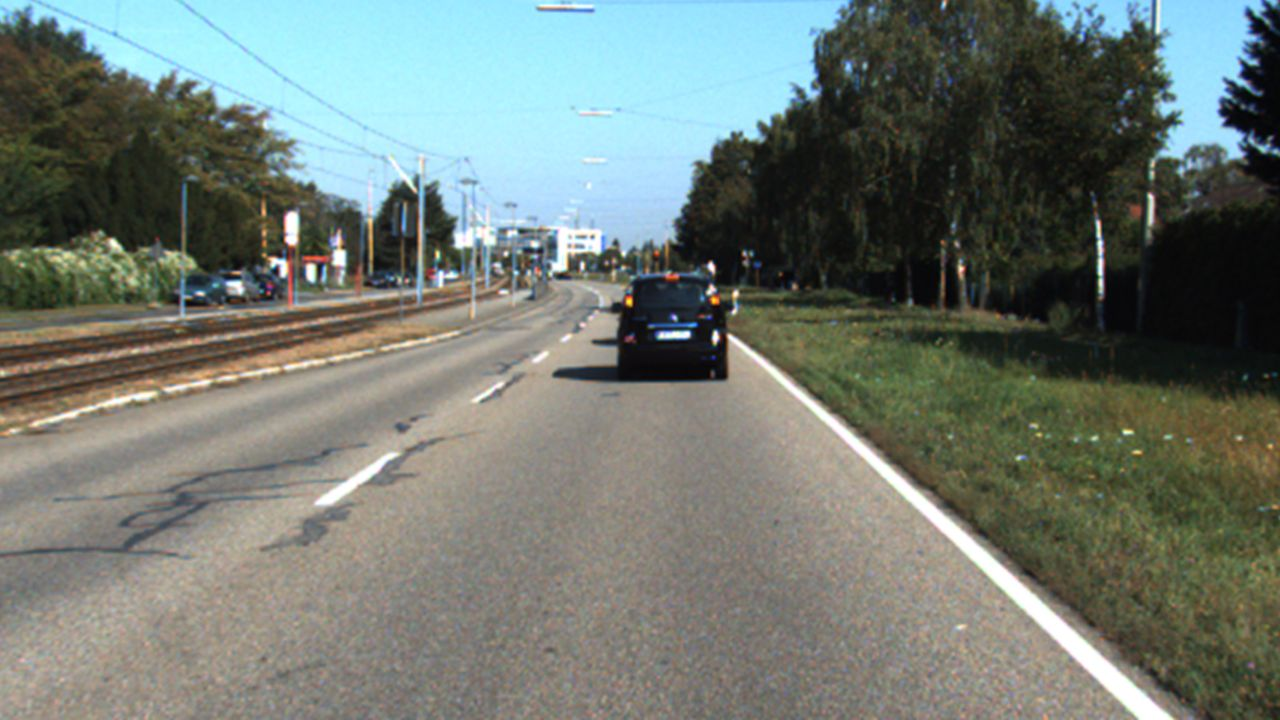
#> input picture img/KITTI/image009.jpg, 1280 x 720 px, found by its file name; its folder holds only this picture in this run
$ python KITTI_lane_detection.py   (older library calls are emulated)
#> lines starting #> are read from the running program, lines starting #| are printed output that depends on the picture; after the words box and inside, x2 and y2 are one past the last pixel; in counts of white or black regions, pixels touching at a corner belong together
import numpy as np
import cv2 as cv
from matplotlib import pyplot as plt

####################  Apply_filter  #########################
# Calculate points for lanes
# [53 lines left out: functions calc_lanes, calc_area, not called in this run]


####################  Curve_fitting  #########################
# number of windows for sliding windows
nwindows = 180

# Calculate radius for two lines
def calc_radius(left_fit, right_fit, leftx, rightx):
    global last_r
    # Functions for curves by polyfit
    left_fitx = left_fit[0]*leftx**2 + left_fit[1]*leftx + left_fit[2]
    right_fitx = right_fit[0]*rightx**2 + right_fit[1]*rightx + right_fit[2]

    # Calculate functions again with meters for values
    left_fit_curve = np.polyfit(leftx*x_m_per_pix, left_fitx*y_m_per_pix, deg=2)
    right_fit_curve = np.polyfit(rightx*x_m_per_pix, right_fitx*y_m_per_pix, deg=2)

    # radius of curve
    left = cal_r(left_fit_curve, leftx)
    right = cal_r(right_fit_curve, rightx)

    # Take average from last radius and current radius (if last_r is not None)
    if (last_r != None):
        radius = round(np.mean([left, right, last_r]),0)
    else:
        radius = round(np.mean([left, right]),0)

    # Save current radius for next calculation
    last_r = round(np.mean([left, right]),0)
    return radius

# Calculate curves of lanes with polyfit function
def calc_curve(leftx, rightx, img):
    y = np.linspace(len(img), 0, nwindows+1).astype(int)
    left = np.polyfit(leftx, y, deg=2)
    right = np.polyfit(rightx , y, deg=2)
    # Calculate radius for curves
    radius = calc_radius(left, right, leftx, rightx)
    return left, right, radius


####################  Sliding_windows  #########################
def sliding_windows(warped_img, margin=200, minimum=30):
    # Histogram for image
    hist = np.sum(warped_img[warped_img.shape[0]//2:, :], axis=0)

    # Take peaks from left and right side of histogramm for starting points and add half margin
    mid = np.int(hist.shape[0] // 2)
    leftx_start = np.argmax(hist[:mid]) - margin // 2
    rightx_start = np.argmax(hist[mid:]) + mid + margin // 2

    # Window height based on number of windows
    window_height = np.int(warped_img.shape[0] // nwindows)

    # Calc points that are not zero in images
    nonzero = warped_img.nonzero()
    nonzeroy = np.array(nonzero[0])
    nonzerox = np.array(nonzero[1])

    # Initialize current positions for windows
    leftx_current = leftx_start
    rightx_current = rightx_start

    # Initialize values to be returned -> centers of windows
    lefts_good = np.empty(shape=(1,1), dtype=int)
    rights_good = np.empty(shape=(1,1), dtype=int)

    # Go through every window
    for window in range(nwindows):
        # Identify window boundaries in x and y (and right and left)
        win_y_low = warped_img.shape[0] - (window + 1) * window_height
        win_y_high = warped_img.shape[0] - window*window_height

        # Calculate boundaries of the window
        win_xleft_low = leftx_current - margin
        win_xleft_high = leftx_current + margin
        win_xright_low =  rightx_current - margin
        win_xright_high = rightx_current + margin

        # Identify the pixels that are not zero within window
        left_inds = ((nonzeroy >= win_y_low ) & (nonzeroy < win_y_high) & (nonzerox >= win_xleft_low) & (nonzerox < win_xleft_high)).nonzero()[0]
        right_inds = ((nonzeroy >= win_y_low ) & (nonzeroy < win_y_high) & (nonzerox >= win_xright_low) & (nonzerox < win_xright_high)).nonzero()[0]

        # If more than minimum pixels are found -> recenter next window
        if len(left_inds) > minimum:
            leftx_current = np.int(np.mean(nonzerox[left_inds]))
        if len(right_inds) > minimum:
            rightx_current = np.int(np.mean(nonzerox[right_inds]))

        # Add centers of windows to array
        lefts_good = np.append(lefts_good, leftx_current)
        rights_good = np.append(rights_good, rightx_current)
    return mid, lefts_good, rights_good


####################  Filters  #########################
# Kernels for filter operations
kernel_small = np.array([[0, 1, 0], [1, 1, 1], [0, 1, 0]], 'uint8')
kernel_large = np.array([[0, 1, 1, 1, 0], [1, 1, 1, 1, 1], [1, 1, 1, 1, 1], [1, 1, 1, 1, 1], [0, 1, 1, 1, 0]], 'uint8')

# Convert image to yellow and white color space
def color_space(img):
    # Convert image to HSV
    img_hsv = cv.cvtColor(img, cv.COLOR_BGR2HSV)
    # Colorspace "yellow" in HSV: (15-40, 80-255, 160-255)
    mask_yellow = cv.inRange(img_hsv, (15, 80, 160), (40, 255, 255))
    # Colorspace "white" in HSV: (0-255, 0-20, 200-255)
    mask_white = cv.inRange(img_hsv, (0, 0, 200), (255, 20, 255))
    # Merge white and yellow masks
    masks = cv.bitwise_or(mask_yellow, mask_white)
    # Return image in gray
    return cv.cvtColor(cv.bitwise_and(img, img, mask=masks), cv.COLOR_BGR2GRAY)

# Apply canny filter to image
def canny_space(img, lower=80, upper=200):
    # Equalize histogramm with gray image
    equalized_gray_image = cv.equalizeHist(img)
    # Blur image three times
    equalized_gray_image = cv.GaussianBlur(equalized_gray_image, (5, 5), 0)
    equalized_gray_image = cv.GaussianBlur(equalized_gray_image, (5, 5), 0)
    equalized_gray_image = cv.GaussianBlur(equalized_gray_image, (5, 5), 0)
    # Return image with canny filter
    return cv.Canny(equalized_gray_image, lower, upper)

# Dilate image (Expands the shapes of the image)
def dilate(img, iterations):
    return cv.dilate(img, kernel_small, iterations=iterations)

# Erode image (Reduces the shapes of the image)
def erode(img, iterations):
    return cv.erode(img, kernel_small, iterations=iterations)

# Close image (Removes noises)
def close(img, iterations):
    return cv.morphologyEx(img, cv.MORPH_CLOSE, kernel_large, iterations=iterations)


####################  Manipulation  #########################
# Source and destination for perspective transformation
src = np.array([[598, 448], [684, 448], [1026, 668], [278, 668]], np.float32)
dst = np.array([[300, 0], [980, 0], [980, 720], [300, 720]], np.float32)

# Warp image perspective
def warp(img, src=src, dst=dst):
    M = cv.getPerspectiveTransform(src, dst)
    return cv.warpPerspective(img, M, (img.shape[1], img.shape[0]))

# Crop image for region of interest
def crop(img, ROI):
    # Create blank img with same size as input img
    blank = np.zeros(img.shape[:2], np.uint8)

    # Fill region of interest
    region_of_interest = cv.fillPoly(blank, ROI, 255)

    # Create image of interest with region (resize)
    return cv.bitwise_and(img, img, mask=region_of_interest)

# Merge to masks
def merge(frame, img1, img2):
    both = frame.copy()
    both[np.where(np.logical_and(img1==0, img2==0))] = 0
    return both

# Overlay two images
def overlay(img, overlay):
    img[np.where(overlay!=0)] = [0,255,0]
    return img

# Overlay two images with alpha
def overlay_alpha(img, overlay):
    return cv.addWeighted(img, 1, overlay.astype(np.uint8), 0.5, 0.0)

# Show image inside defined plot
# [4 lines left out: function show_img, not called in this run]

####################  KITTI  #########################
def calc_kitti_images():
    imgs = ['09', '10', '11', '12', '13', '14', '15']

    # Step 1: Define source and destination for transformation
    src = np.array([[595, 340], [730, 340], [1150, 720], [145, 720]], np.float32)
    dst = np.array([[300, 0], [980, 0], [980, 720], [300, 720]], np.float32)

    # Define ROIs for cropping
    ROI = np.array([[(570, 360), (1150, 340), (1150, 720), (1000, 720) , (700, 480), (350, 720), (115, 720)]], dtype=np.int32)
    ROI2 = np.array([[(525, 400), (1150, 400), (1250, 720), (1000, 720) , (700, 480), (350, 720), (115, 720)]], dtype=np.int32)

    # Iterate through all images
    for img_num, img in enumerate(imgs):
        # Step 2: Read image and convert into rgb
        frame = orig = cv.imread('./img/KITTI/image0' + img + '.jpg', -1)
#> frame is the input picture: shape (720, 1280, 3); mean B, G, R 113.6, 120.7, 112.6
        frame = cv.cvtColor(frame, cv.COLOR_BGR2RGB)

        # Step 3: Canny edge -> Convert to gray, calculate canny and crop image, then transform result
        gray = cv.cvtColor(frame, cv.COLOR_BGR2GRAY)
        canny = canny_space(gray, 100, 200)
#> in canny_space, `equalized_gray_image = cv.equalizeHist(img)`:
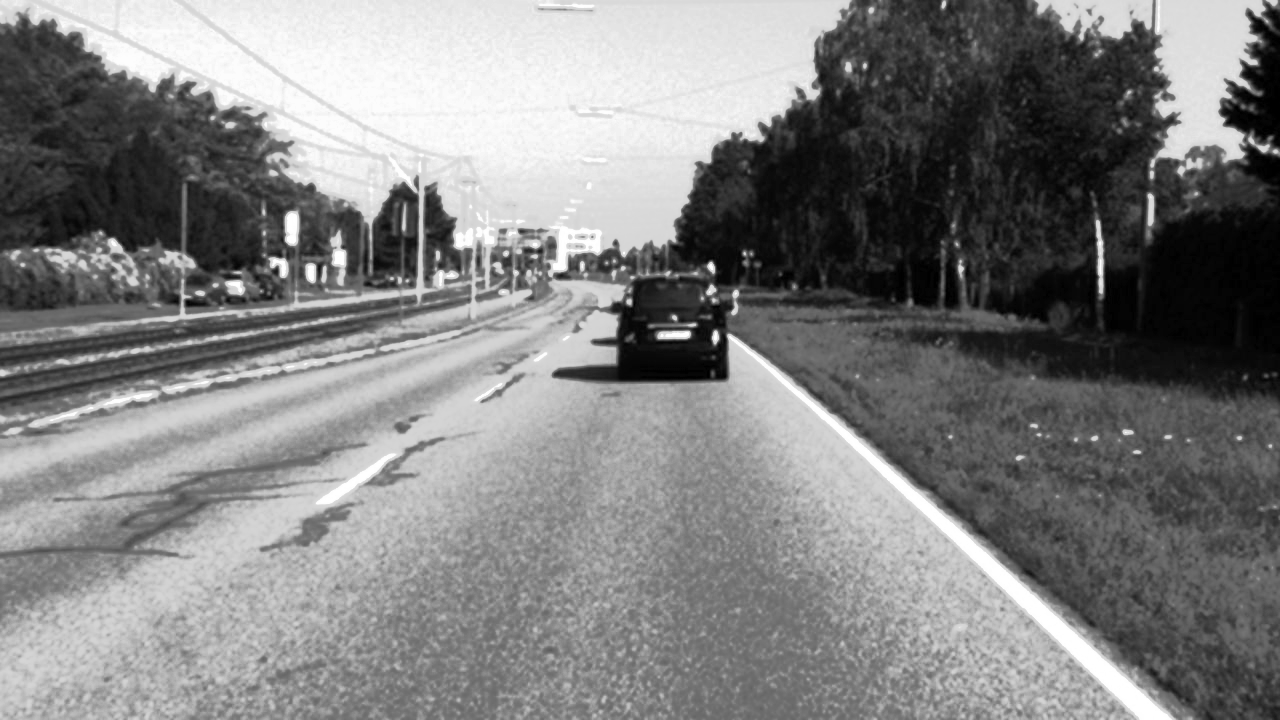
#> equalized_gray_image: shape (720, 1280); min 0, max 255, mean 128.2
#> in canny_space, `return cv.Canny(equalized_gray_image, lower, upper)`:
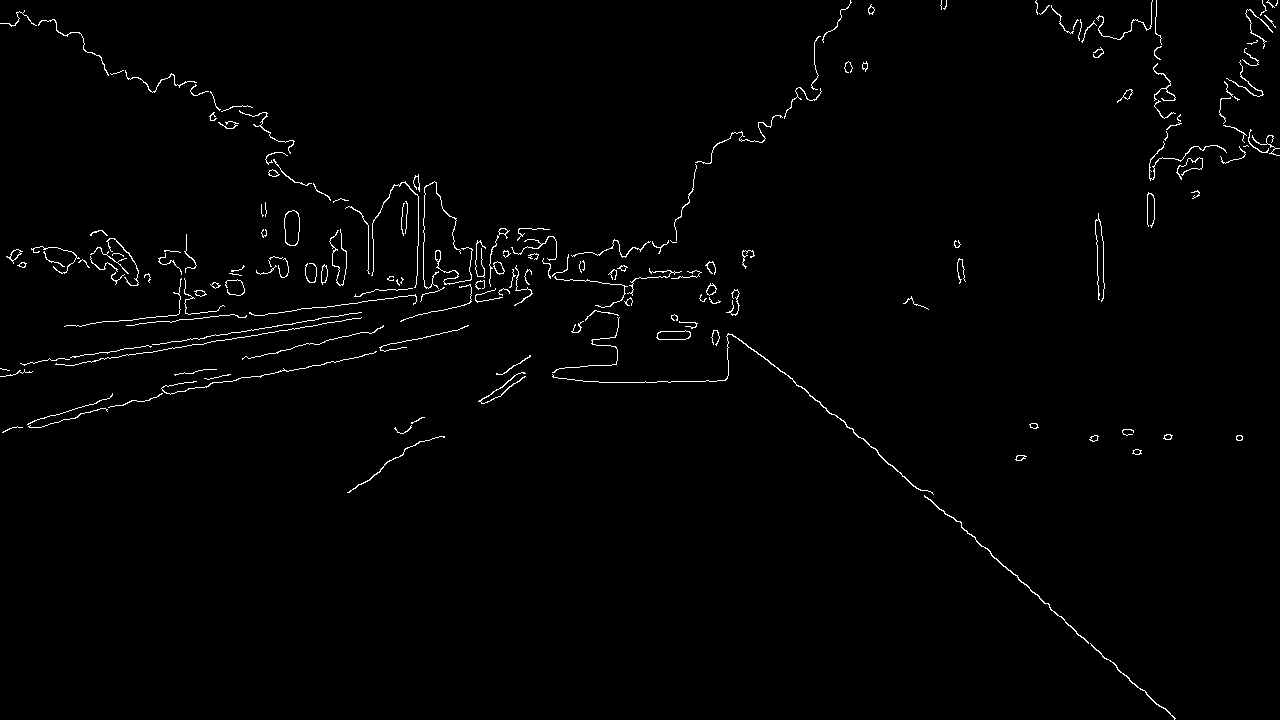
#> returned value: shape (720, 1280); 1.3% white in thin lines or dots
        canny = crop(canny, ROI2)
#> in crop, `region_of_interest = cv.fillPoly(blank, ROI, 255)`: blank: shape (720, 1280); 22.2% white; 1 white region, box (x1, y1, x2, y2) and area: (116, 400, 1251, 720) 204369
#> in crop, `return cv.bitwise_and(img, img, mask=region_of_interest)`: returned value: shape (720, 1280); 0.09% white in thin lines or dots, all inside (x1, y1, x2, y2) = (815, 400, 1176, 720)
        canny_t = warp(canny, src, dst)

        # Step 4: Color space -> Crop image, transform image and apply color filters
        cropped = crop(frame, ROI)
#> in crop (call 2), `region_of_interest = cv.fillPoly(blank, ROI, 255)`: blank: shape (720, 1280); 23.8% white; 1 white region, box (x1, y1, x2, y2) and area: (116, 340, 1151, 720) 219301
        frame = warp(cropped, src, dst)
#> in warp (call 2), `return cv.warpPerspective(img, M, (img.shape[1], img.shape[0]))`:
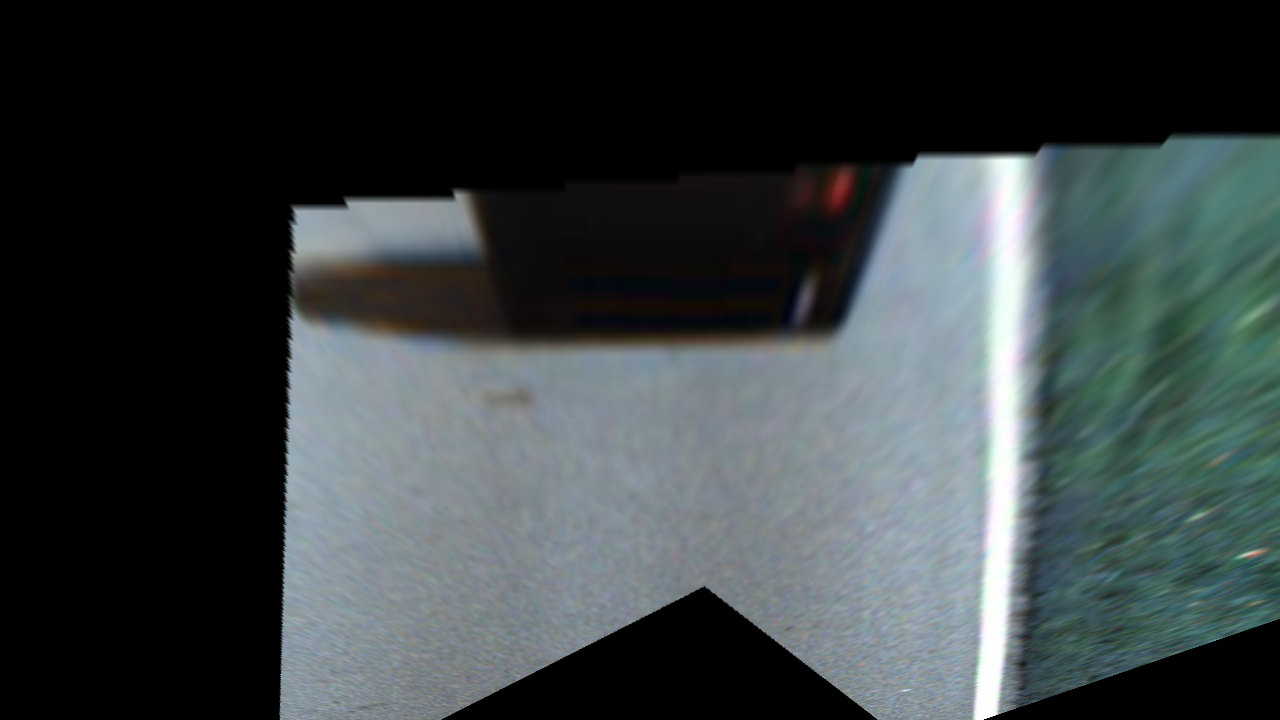
#> returned value: shape (720, 1280, 3); mean of channels 0, 1, 2 65.7, 64.3, 56.9; drawn as B, G, R
        color = color_space(frame)
#> in color_space, `img_hsv = cv.cvtColor(img, cv.COLOR_BGR2HSV)`: img_hsv: shape (720, 1280, 3); mean H, S, V 51.5, 28.3, 67.3
#> in color_space, `mask_yellow = cv.inRange(img_hsv, (15, 80, 160), (40, 255, 255))`: mask_yellow: shape (720, 1280); every value is 0
#> in color_space, `mask_white = cv.inRange(img_hsv, (0, 0, 200), (255, 20, 255))`:
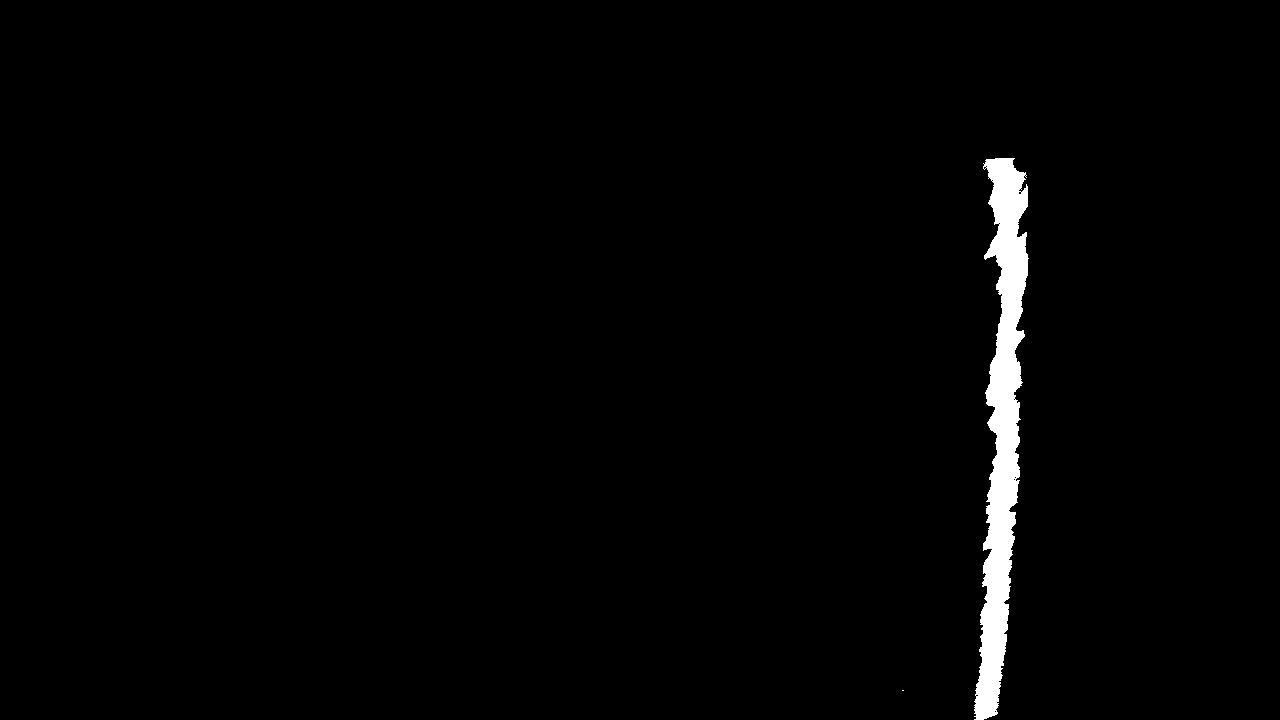
#> mask_white: shape (720, 1280); 1.6% white; 2 white regions (1 under 20 px), largest, box (x1, y1, x2, y2) and area: (974, 158, 1029, 720) 14910

        # Step 5: Sliding windows for merged canny and color filters
        midpoint, lefts, rights = sliding_windows(merge(gray, canny_t, color))
#> in sliding_windows, `hist = np.sum(warped_img[warped_img.shape[0]//2:, :], axis=0)`: hist = 1280 values, max 40758 at index 998, min 0 at index 0, mean 1004.2
#> in sliding_windows, `leftx_start = np.argmax(hist[:mid]) - margin // 2`: leftx_start = -100
#> in sliding_windows, `rightx_start = np.argmax(hist[mid:]) + mid + margin // 2`: rightx_start = 1098
#> in sliding_windows, `nonzero = warped_img.nonzero()`: nonzero = 17094 positions, rows 158 to 719, columns 902 to 1269
#> in sliding_windows, `nonzeroy = np.array(nonzero[0])`: nonzeroy = 17094 values from 158 to 719
#> in sliding_windows, `nonzerox = np.array(nonzero[1])`: nonzerox = 17094 values, max 1269 at index 12068, min 902 at index 16358, mean 1006.6
#> in sliding_windows, `leftx_current = leftx_start`: leftx_current = -100
#> in sliding_windows, `rightx_current = rightx_start`: rightx_current = 1098
#> the loop in sliding_windows, `for window in range(nwindows):` made 180 passes
#> (win_xright_low, win_xright_high, rightx_current, lefts_good, rights_good) on passes 1 to 6: (898, 1298, 984, [4715384009738158080, -100], [0, 984]), (784, 1184, 986, [4715384009738158080, -100, -100], [0, 984, 986]), (786, 1186, 986, [4715384009738158080, -100, -100, -100], [0, 984, 986, 986]), (786, 1186, 987, [4715384009738158080, -100, -100, -100, -100], [0, 984, 986, 986, 987]), (787, 1187, 987, [4715384009738158080, -100, -100, -100, -100, -100], [0, 984, 986, 986, 987, 987]), (787, 1187, 988, [4715384009738158080, -100, -100, -100, -100, -100, -100], [0, 984, 986, 986, 987, 987, 988])
#> (win_xright_low, win_xright_high, rightx_current, rights_good) on passes 7 to 11: (788, 1188, 988, [0, 984, 986, 986, 987, 987, 988, 988]), (788, 1188, 987, [0, 984, 986, 986, 987, 987, 988, 988, 987]), (787, 1187, 989, [0, 984, 986, 986, 987, 987, 988, 988, 987, 989]), (789, 1189, 990, [0, 984, 986, 986, 987, 987, 988, 988, 987, 989, 990]), (790, 1190, 991, [0, 984, 986, 986, 987, 987, 988, 988, 987, 989, 990, 991])

        # Step 6: Calculate curve and radius
        left_fit, right_fit, radius = calc_curve(lefts, rights, frame)

        # Step 7: Fill area with color, warp back and overlay with original image. Convert image to RGB
        AOI = calc_area(frame, calc_lanes(left_fit, midpoint, True), calc_lanes(right_fit, midpoint, False), True)
        AOI = warp(AOI, dst,src)
        frame = overlay_alpha(orig, AOI)
        frame = cv.cvtColor(frame, cv.COLOR_RGB2BGR)

        # Show images
        plt.figure(figsize=(10,10))
        show_img(plt, 'KITTI Image ' + str(img_num + 1) + " (Canny + Color Filter)", merge(gray, canny_t, color), 2, 1, None)
        show_img(plt, 'KITTI Image ' + str(img_num + 1) + " (Kurven Radius: " + str(round(radius)) + ")", frame, 2, 2, None)
        plt.show()
#> (the run stopped early here; a loop or call above may not have finished)
